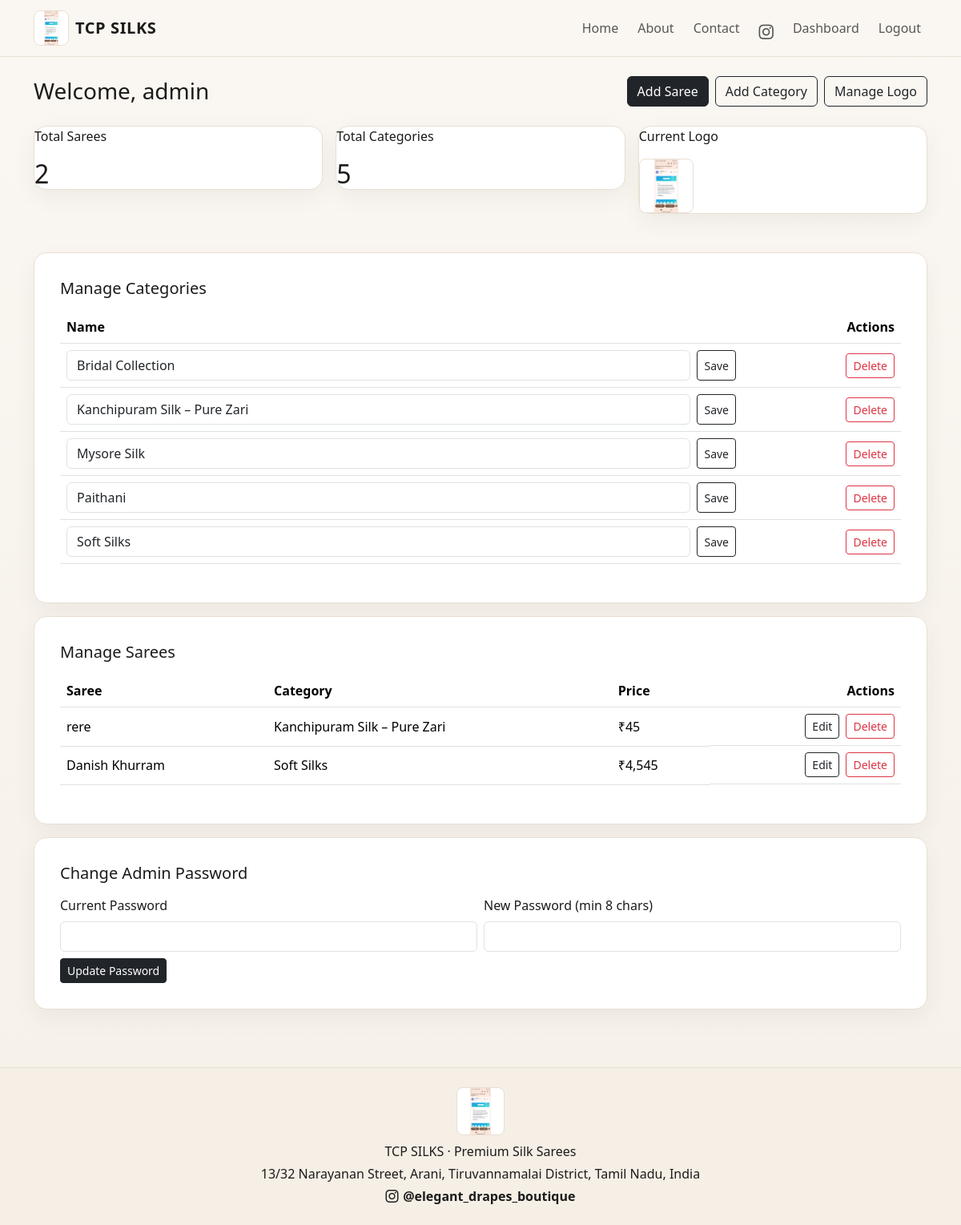
The app's page /admin/dashboard (signed in) with its own data.
### app.py (models this page shows)
class SiteSettings(db.Model):
    id = db.Column(db.Integer, primary_key=True)
    logo_filename = db.Column(db.String(255), nullable=True)

class Category(db.Model):
    id = db.Column(db.Integer, primary_key=True)
    name = db.Column(db.String(120), unique=True, nullable=False)
    sarees = db.relationship(
        "Saree",
        backref="category",
        cascade="all, delete-orphan",
        lazy=True,
    )

class Saree(db.Model):
    id = db.Column(db.Integer, primary_key=True)
    name = db.Column(db.String(150), nullable=False)
    price = db.Column(db.Float, nullable=False)
    description = db.Column(db.Text, nullable=False)
    image_filename = db.Column(db.String(255), nullable=False)
    category_id = db.Column(db.Integer, db.ForeignKey("category.id"), nullable=False)

### app.py (the view)
@app.route("/admin/dashboard")
@admin_login_required
def admin_dashboard():
    total_sarees = Saree.query.count()
    total_categories = Category.query.count()
    sarees = Saree.query.order_by(Saree.id.desc()).all()
    categories = Category.query.order_by(Category.name).all()
    return render_template(
        "admin_dashboard.html",
        total_sarees=total_sarees,
        total_categories=total_categories,
        sarees=sarees,
        categories=categories,
    )

### app.py (called while the page is built)
@app.context_processor
def inject_site_settings():
    settings = SiteSettings.query.first()
    return {"site_settings": settings}

def admin_login_required(view_func):
    @wraps(view_func)
    def wrapper(*args, **kwargs):
        if "admin_id" not in session:
            flash("Please log in to continue.", "warning")
            return redirect(url_for("admin_login"))
        return view_func(*args, **kwargs)
    return wrapper

### templates/admin_dashboard.html (shortened to what this page needs)
{% extends 'base.html' %}
{% block content %}
<section class="container">
    <div class="d-flex flex-wrap justify-content-between align-items-center gap-3 mb-4">
        <h1 class="h3 mb-0">Welcome, {{ session.get('admin_username') }}</h1>
        <div class="d-flex gap-2 flex-wrap">
            <a class="btn btn-dark" href="{{ url_for('add_saree') }}">Add Saree</a>
            <a class="btn btn-outline-dark" href="{{ url_for('add_category') }}">Add Category</a>
            <a class="btn btn-outline-dark" href="{{ url_for('upload_logo') }}">Manage Logo</a>
        </div>
    </div>
    <div class="row g-3 mb-5">
        <div class="col-md-4">
            <div class="stat-card">
                <p>Total Sarees</p>
                <h2>{{ total_sarees }}</h2>
            </div>
        </div>
        <div class="col-md-4">
            <div class="stat-card">
                <p>Total Categories</p>
                <h2>{{ total_categories }}</h2>
            </div>
        </div>
        <div class="col-md-4">
            <div class="stat-card">
                <p>Current Logo</p>
                {% if site_settings and site_settings.logo_filename %}
                    <img src="{{ url_for('uploaded_logo_file', filename=site_settings.logo_filename) }}" alt="Boutique Logo" class="dashboard-logo">
                {% else %}
                    <small class="text-muted">No logo uploaded</small>
                {% endif %}
            </div>
        </div>
    </div>
    <div class="dashboard-grid">
        <section class="panel-card">
            <h2 class="h5 mb-3">Manage Categories</h2>
            <div class="table-responsive">
                <table class="table align-middle">
                    <thead>
                    <tr>
                        <th>Name</th>
                        <th class="text-end">Actions</th>
                    </tr>
                    </thead>
                    <tbody>
                    {% for category in categories %}
                    <tr>
                        <td>
                            <form method="post" action="{{ url_for('edit_category', category_id=category.id) }}" class="d-flex gap-2">
                                <input type="text" name="name" value="{{ category.name }}" class="form-control" required>
                                <button class="btn btn-sm btn-outline-dark">Save</button>
                            </form>
                        </td>
                        <td class="text-end">
                            <form method="post" action="{{ url_for('delete_category', category_id=category.id) }}">
                                <button class="btn btn-sm btn-outline-danger" onclick="return confirm('Delete this category?')">Delete</button>
                            </form>
                        </td>
                    </tr>
                    {% endfor %}
                    </tbody>
                </table>
            </div>
        </section>
        <section class="panel-card">
            <h2 class="h5 mb-3">Manage Sarees</h2>
            <div class="table-responsive">
                <table class="table align-middle">
                    <thead>
                    <tr>
                        <th>Saree</th>
                        <th>Category</th>
                        <th>Price</th>
                        <th class="text-end">Actions</th>
                    </tr>
                    </thead>
                    <tbody>
                    {% for saree in sarees %}
                    <tr>
                        <td>{{ saree.name }}</td>
                        <td>{{ saree.category.name }}</td>
                        <td>₹{{ '{:,.0f}'.format(saree.price) }}</td>
                        <td class="text-end d-flex gap-2 justify-content-end">
                            <a href="{{ url_for('edit_saree', saree_id=saree.id) }}" class="btn btn-sm btn-outline-dark">Edit</a>
                            <form method="post" action="{{ url_for('delete_saree', saree_id=saree.id) }}">
                                <button class="btn btn-sm btn-outline-danger" onclick="return confirm('Delete this saree?')">Delete</button>
                            </form>
                        </td>
                    </tr>
                    {% else %}
                    <tr><td colspan="4" class="text-center text-muted">No sarees added yet.</td></tr>
                    {% endfor %}
                    </tbody>
                </table>
            </div>
        </section>
        <section class="panel-card">
            <h2 class="h5 mb-3">Change Admin Password</h2>
            <form method="post" action="{{ url_for('update_admin_password') }}" class="row g-2">
                <div class="col-md-6">
                    <label class="form-label">Current Password</label>
                    <input type="password" name="current_password" class="form-control" required>
                </div>
                <div class="col-md-6">
                    <label class="form-label">New Password (min 8 chars)</label>
                    <input type="password" name="new_password" class="form-control" minlength="8" required>
                </div>
                <div class="col-12">
                    <button class="btn btn-dark btn-sm">Update Password</button>
                </div>
            </form>
        </section>
    </div>
</section>
{% endblock %}

### templates/base.html (shortened to what this page needs)
<!DOCTYPE html>
<html lang="en">
<head>
    <link href="https://cdn.jsdelivr.net/npm/bootstrap@5.3.3/dist/css/bootstrap.min.css" rel="stylesheet">
    <link href="https://cdn.jsdelivr.net/npm/bootstrap-icons@1.11.3/font/bootstrap-icons.min.css" rel="stylesheet">
    <link rel="stylesheet" href="{{ url_for('static', filename='css/style.css') }}">
</head>
<body>
<nav class="navbar navbar-expand-lg boutique-navbar sticky-top">
    <div class="container">
        <a class="navbar-brand d-flex align-items-center gap-2" href="{{ url_for('home') }}">
            {% if site_settings and site_settings.logo_filename %}
                <img class="brand-logo" src="{{ url_for('uploaded_logo_file', filename=site_settings.logo_filename) }}" alt="TCP SILKS logo">
            {% endif %}
            <span>TCP SILKS</span>
        </a>
        <div class="collapse navbar-collapse" id="mainNav">
            <ul class="navbar-nav ms-auto gap-lg-2 align-items-lg-center">
                <li class="nav-item"><a class="nav-link" href="{{ url_for('home') }}">Home</a></li>
                <li class="nav-item"><a class="nav-link" href="{{ url_for('about') }}">About</a></li>
                <li class="nav-item"><a class="nav-link" href="{{ url_for('contact') }}">Contact</a></li>
                <li class="nav-item">
                    <a class="nav-link icon-link" href="https://www.instagram.com/elegant_drapes_boutique/" target="_blank" rel="noopener" aria-label="Instagram">
                        <i class="bi bi-instagram"></i>
                    </a>
                </li>
                {% if session.get('admin_id') %}
                    <li class="nav-item"><a class="nav-link" href="{{ url_for('admin_dashboard') }}">Dashboard</a></li>
                    <li class="nav-item"><a class="nav-link" href="{{ url_for('admin_logout') }}">Logout</a></li>
                {% else %}
                    <li class="nav-item"><a class="nav-link" href="{{ url_for('admin_entry') }}">Admin</a></li>
                {% endif %}
            </ul>
        </div>
    </div>
</nav>
<main class="py-4">
    {% block content %}{% endblock %}
</main>
<footer class="boutique-footer py-4 mt-5">
    <div class="container text-center">
        {% if site_settings and site_settings.logo_filename %}
            <img class="footer-logo mb-2" src="{{ url_for('uploaded_logo_file', filename=site_settings.logo_filename) }}" alt="TCP SILKS logo">
        {% endif %}
        <p class="mb-1">TCP SILKS · Premium Silk Sarees</p>
        <p class="mb-1">13/32 Narayanan Street, Arani, Tiruvannamalai District, Tamil Nadu, India</p>
        <a class="footer-instagram" href="https://www.instagram.com/elegant_drapes_boutique/" target="_blank" rel="noopener">
            <i class="bi bi-instagram"></i> @elegant_drapes_boutique
        </a>
    </div>
</footer>
</body>
</html>

### static/css/style.css (style rules this page uses)
:root { --bg: #faf7f2; --text: #1d1b1a; --muted: #7c7168; --gold: #b48a3a; --card: #ffffff; --border: #e8dfd3; }
body { background: linear-gradient(180deg, #faf7f2 0%, #f6f1e8 100%); color: var(--text); font-family: "Segoe UI", Tahoma, Geneva, Verdana, sans-serif; }
.boutique-navbar { background: rgba(250, 247, 242, 0.95); border-bottom: 1px solid var(--border); backdrop-filter: blur(6px); }
.navbar-brand { font-weight: 700; letter-spacing: 0.03em; color: var(--text); }
.brand-logo, .footer-logo, .dashboard-logo { object-fit: contain; border: 1px solid var(--border); border-radius: 0.5rem; background: #fff; }
.brand-logo { width: 44px; height: 44px; }
.footer-logo { width: 60px; height: 60px; }
.dashboard-logo { width: 68px; height: 68px; }
.hero-card, .page-card, .auth-card, .form-card, .panel-card, .stat-card, .product-card { background: var(--card); border: 1px solid var(--border); border-radius: 1rem; box-shadow: 0 10px 30px rgba(16, 12, 8, 0.05); }
.page-card, .auth-card, .form-card, .panel-card { padding: 2rem; }
.dashboard-grid { display: grid; grid-template-columns: 1fr; gap: 1rem; }
.stat-card h2 { margin: 0; font-size: 2rem; }
.boutique-footer { border-top: 1px solid var(--border); background: #f5efe6; }
.boutique-footer a { color: var(--text); }
.icon-link { font-size: 1.15rem; }
.footer-instagram { display: inline-flex; align-items: center; gap: 0.35rem; font-weight: 600; text-decoration: none; }

### records on screen
SiteSettings: logo_filename (picture)
Category: name "Bridal Collection"
Category: name "Kanchipuram Silk – Pure Zari"
Category: name "Mysore Silk"
Category: name "Paithani"
Category: name "Soft Silks"
Saree: name "rere", category.name "Kanchipuram Silk – Pure Zari", price "45"
Saree: name "Danish Khurram", category.name "Soft Silks", price "4,545"

### other values on screen
{{ session.get('admin_username') }} "admin"
{{ total_sarees }} "2"
{{ total_categories }} "5"
